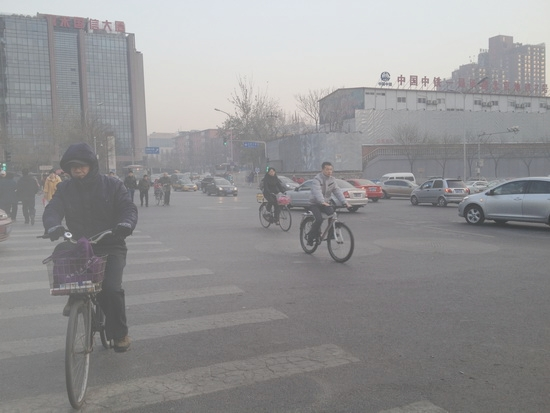
#> input picture query_hazy_images/outdoor_synthetic/soh5.jpg, 550 x 413 px, found by its file name
$ python run.py   (older library calls are emulated)
#> lines starting #> are read from the running program, lines starting #| are printed output that depends on the picture
### CAP/cap_dehaze.py
import cv2
import numpy as np
import scipy.ndimage
import time


def cal_depth_map(image, r=15, sigma=0.041337):
    hsv = cv2.cvtColor(image, cv2.COLOR_BGR2HSV)
    s = hsv[:, :, 1] / 255.0
    v = hsv[:, :, 2] / 255.0
    noise = np.random.normal(0, sigma, s.shape)
    raw_depth = 0.121779 + 0.959710 * v - 0.780245 * s + noise
    refined_depth = scipy.ndimage.minimum_filter(raw_depth, (r, r))
    return refined_depth


def guided_filter(I, p, r, eps):
    I = I.astype(np.float32) / 255.0
    p = p.astype(np.float32)

    mean_I = cv2.boxFilter(I, cv2.CV_32F, (r, r))
    mean_p = cv2.boxFilter(p, cv2.CV_32F, (r, r))
    corr_I = cv2.boxFilter(I * I, cv2.CV_32F, (r, r))
    corr_Ip = cv2.boxFilter(I * p, cv2.CV_32F, (r, r))

    var_I = corr_I - mean_I * mean_I
    cov_Ip = corr_Ip - mean_I * mean_p

    a = cov_Ip / (var_I + eps)
    b = mean_p - a * mean_I

    mean_a = cv2.boxFilter(a, cv2.CV_32F, (r, r))
    mean_b = cv2.boxFilter(b, cv2.CV_32F, (r, r))

    q = mean_a * I + mean_b
    return q


def estimate_airlight(img, depth_map, top_percent=0.001):
    h, w = depth_map.shape
    flat = depth_map.flatten()
    img_flat = img.reshape(-1, 3)

    n_select = int(h * w * top_percent)
    indices = flat.argsort()[-n_select:]
    brightest = img_flat[indices]
    return np.max(brightest, axis=0)


def recover_scene_radiance(I, t, A, t0=0.05):
    I = I.astype(np.float32) / 255.0
    t = np.clip(t, t0, 1.0)[:, :, np.newaxis]
    J = (I - A) / t + A
    J = np.clip(J * 255.0, 0, 255).astype(np.uint8)
    return J


def cap_dehaze(image_bgr, beta=1.0, r=15, guided_r=60, eps=1e-3):
    start = time.time()

    depth_map = cal_depth_map(image_bgr, r)
    refine_depth = guided_filter(cv2.cvtColor(image_bgr, cv2.COLOR_BGR2GRAY), depth_map, guided_r, eps)
    transmission = np.exp(-beta * refine_depth)

    A = estimate_airlight(image_bgr, depth_map)
    dehazed = recover_scene_radiance(image_bgr, transmission, A / 255.0)

    print(f"[CAP] Execution time: {time.time() - start:.3f} sec")
    return dehazed

### CAP/run.py
import cv2
from cap_dehaze import cap_dehaze

img = cv2.imread("query_hazy_images/outdoor_synthetic/soh5.jpg")
#> img is the input picture: shape (413, 550, 3); mean B, G, R 147, 145.8, 146.3
dehazed = cap_dehaze(img)
#> in cal_depth_map, `hsv = cv2.cvtColor(image, cv2.COLOR_BGR2HSV)`: hsv: shape (413, 550, 3); mean H, S, V 83.2, 7.9, 148.8
#> in guided_filter, `cov_Ip = corr_Ip - mean_I * mean_p`:
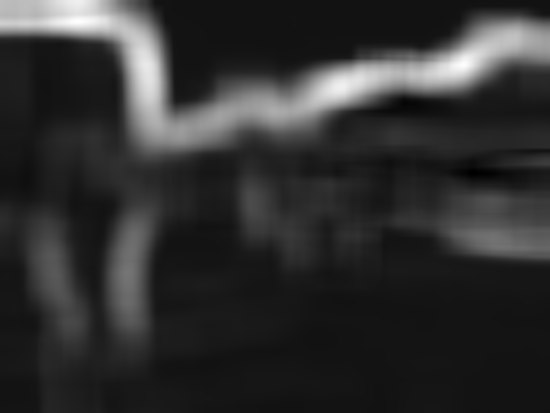
#> cov_Ip: shape (413, 550) float32; min -0.00153, max 0.0192, mean 0.00243; drawn with min black and max white
#> in guided_filter, `a = cov_Ip / (var_I + eps)`:
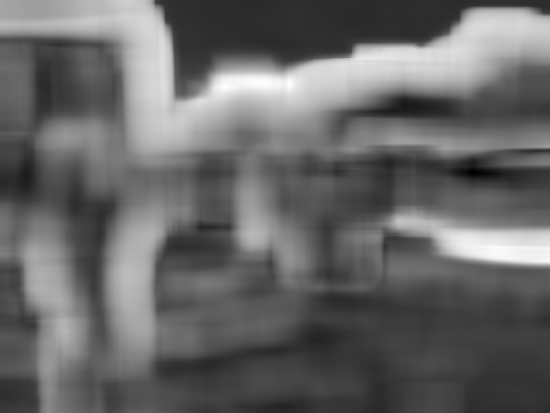
#> a: shape (413, 550) float32; min -0.229, max 1.1, mean 0.311; drawn with min black and max white
#> in guided_filter, `b = mean_p - a * mean_I`:
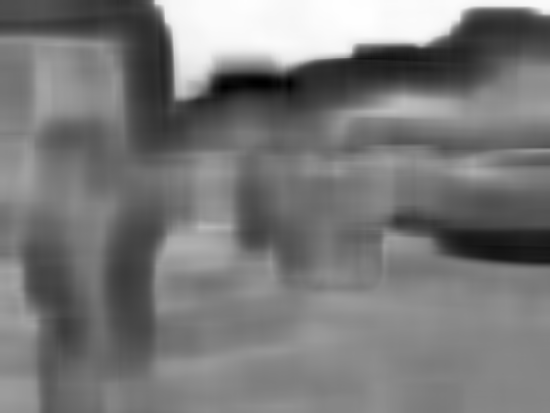
#> b: shape (413, 550) float32; min -0.171, max 0.863, mean 0.322; drawn with min black and max white
#> in guided_filter, `mean_a = cv2.boxFilter(a, cv2.CV_32F, (r, r))`:
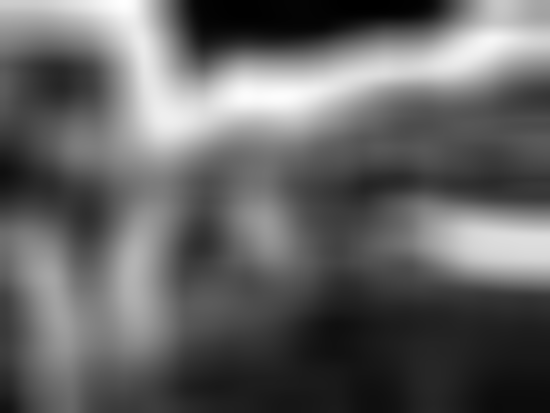
#> mean_a: shape (413, 550) float32; min -0.0018, max 0.8, mean 0.311; drawn with min black and max white
#> in guided_filter, `mean_b = cv2.boxFilter(b, cv2.CV_32F, (r, r))`:
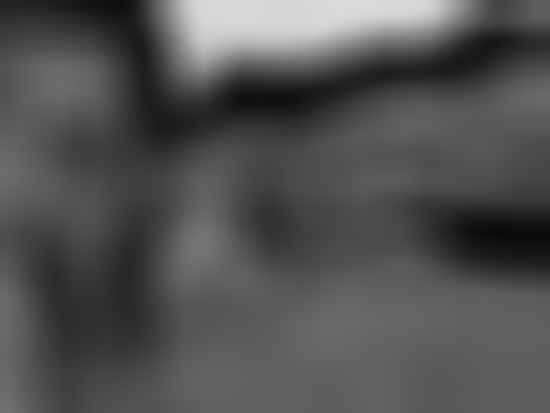
#> mean_b: shape (413, 550) float32; min 0.0397, max 0.857, mean 0.322
#> in cap_dehaze, `transmission = np.exp(-beta * refine_depth)`:
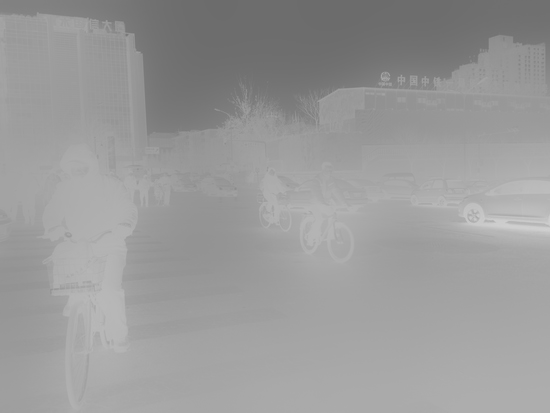
#> transmission: shape (413, 550) float32; min 0.425, max 0.82, mean 0.605
#> in estimate_airlight, `indices = flat.argsort()[-n_select:]`: indices = 227 values, max 32684 at index 7, min 207 at index 139, mean 10260.8
#> in estimate_airlight, `brightest = img_flat[indices]`: brightest = 227 rows, first 8: [226, 224, 223], [226, 224, 223], [227, 225, 224], [227, 225, 224], [227, 225, 224], [226, 224, 223], [227, 225, 224], [226, 224, 223]
#> in cap_dehaze, `A = estimate_airlight(image_bgr, depth_map)`: A = [235, 229, 225]
#> in recover_scene_radiance, `J = (I - A) / t + A`:
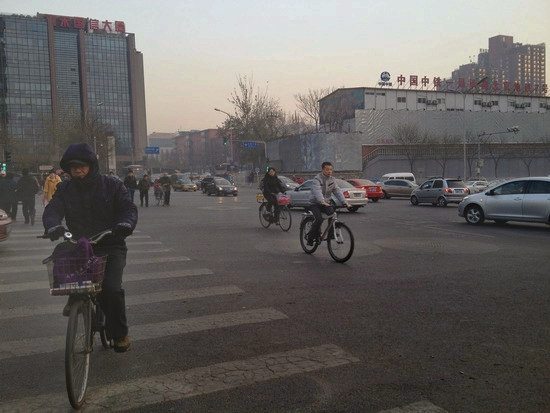
#> J: shape (413, 550, 3) float64; mean of channels 0, 1, 2 0.378, 0.387, 0.4; drawn as B, G, R
cv2.imwrite("dehazed_cap.jpg", dehazed)

$ run again, with query_hazy_images/outdoor_synthetic/soh4.jpg copied over query_hazy_images/outdoor_synthetic/soh5.jpg
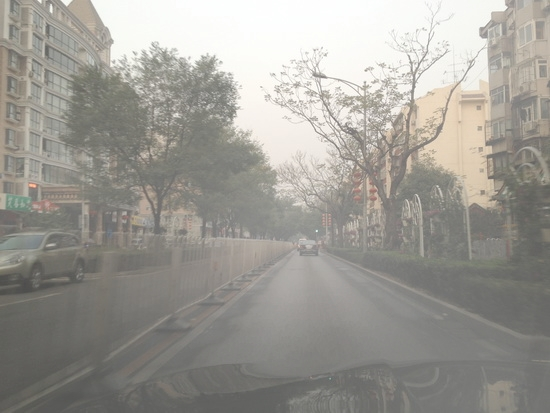
#> input picture query_hazy_images/outdoor_synthetic/soh4.jpg, 550 x 413 px, found by its file name
#> img is the input picture: shape (413, 550, 3); mean B, G, R 149, 155.1, 157.4
#> hsv: shape (413, 550, 3); mean H, S, V 25.5, 14.2, 157.7
#> in cap_dehaze, `transmission = np.exp(-beta * refine_depth)`:
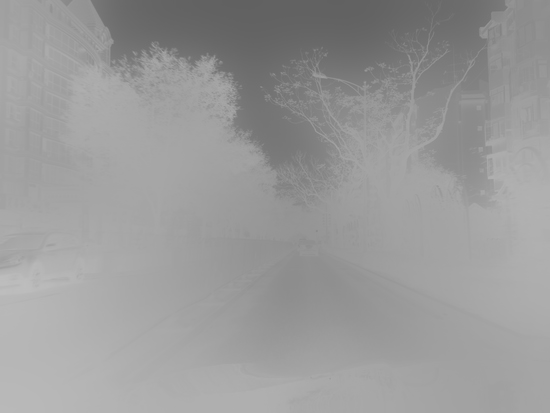
#> transmission: shape (413, 550) float32; min 0.384, max 0.745, mean 0.605
#> indices = 227 values, max 13997 at index 37, min 193 at index 124, mean 2971.4
#> brightest = 227 rows, first 8: [254, 255, 253], [251, 253, 253], [254, 255, 253], [254, 255, 251], [254, 255, 253], [254, 255, 253], [254, 255, 253], [253, 253, 253]
#> A = [255, 255, 255]
#> in recover_scene_radiance, `J = (I - A) / t + A`:
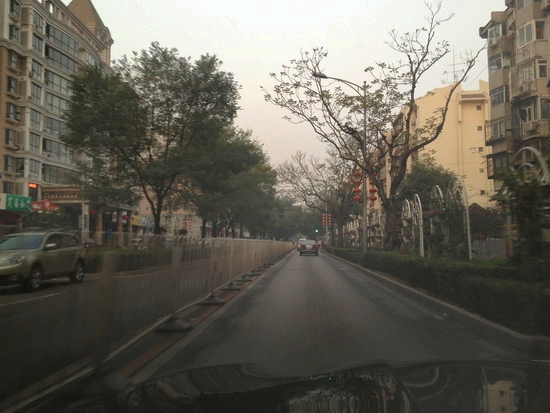
#> J: shape (413, 550, 3) float64; mean of channels 0, 1, 2 0.346, 0.386, 0.401; drawn as B, G, R
